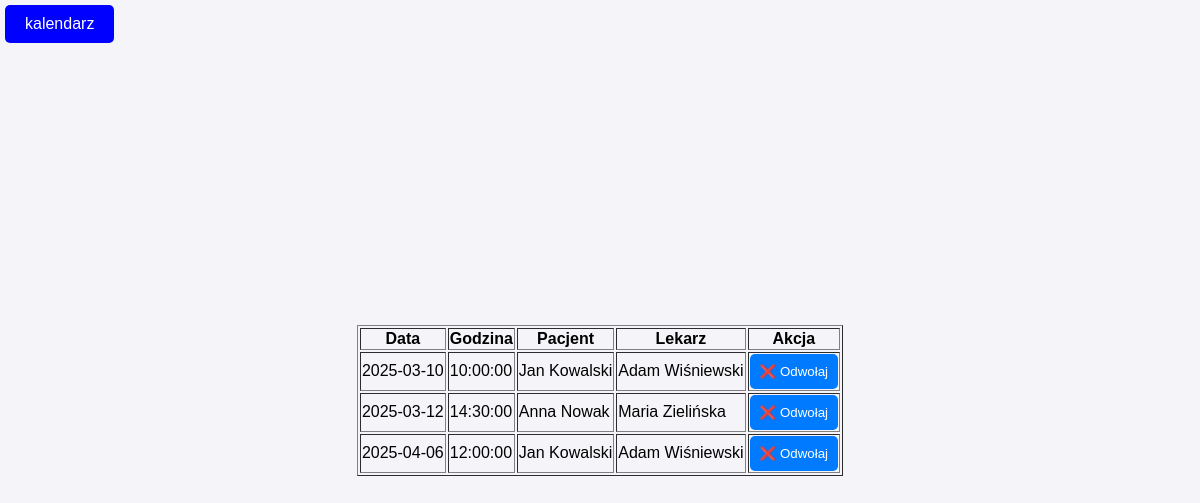
Page /cal/appointments_list.php on the committed database.
### tables this page shows
CREATE TABLE `wizyty` (
  `id_wizyty` int(11) NOT NULL,
  `id_pacjenta` int(11) NOT NULL,
  `id_lekarza` int(11) NOT NULL,
  `data_wizyty` date NOT NULL,
  `godzina` time NOT NULL
);

CREATE TABLE `pacjent` (
  `id_pacjenta` int(11) NOT NULL,
  `pesel` varchar(11) NOT NULL,
  `imie` varchar(50) NOT NULL,
  `nazwisko` varchar(50) NOT NULL,
  `wiek` int(11) DEFAULT NULL CHECK (`wiek` > 0 and `wiek` < 150),
  `plec` enum('M','K') NOT NULL,
  `mail` varchar(100) NOT NULL,
  `haslo` varchar(255) NOT NULL
);

CREATE TABLE `lekarz` (
  `id_lekarza` int(11) NOT NULL,
  `imie` varchar(50) NOT NULL,
  `nazwisko` varchar(50) NOT NULL,
  `specjalizacja` varchar(100) NOT NULL,
  `email` varchar(100) NOT NULL,
  `telefon` varchar(15) NOT NULL
);

### cal/appointments_list.php (the view, shortened to what this page needs)
<?php
include 'config.php';
try {
    $stmt = $conn->query("
        SELECT wizyty.id_wizyty, wizyty.data_wizyty, wizyty.godzina,
               pacjent.imie, pacjent.nazwisko, lekarz.imie AS lekarz_imie, lekarz.nazwisko AS lekarz_nazwisko
        FROM wizyty
        JOIN pacjent ON wizyty.id_pacjenta = pacjent.id_pacjenta
        JOIN lekarz ON wizyty.id_lekarza = lekarz.id_lekarza
        ORDER BY wizyty.data_wizyty ASC, wizyty.godzina ASC
    ");
    $wizyty = $stmt->fetchAll(PDO::FETCH_ASSOC);
} catch (PDOException $e) {
    die("Błąd bazy danych: " . $e->getMessage());
}
?>
<!DOCTYPE html>
<html lang="pl">
<head>
    <link rel="stylesheet" href="styles.css">
</head>
<body>
<a href="cal.html" class="button">kalendarz</a>
    <table border="1">
        <tr>
            <th>Data</th>
            <th>Godzina</th>
            <th>Pacjent</th>
            <th>Lekarz</th>
            <th>Akcja</th>
        </tr>
        <?php foreach ($wizyty as $wizyta): ?>
            <tr>
                <td><?= htmlspecialchars($wizyta['data_wizyty']) ?></td>
                <td><?= htmlspecialchars($wizyta['godzina']) ?></td>
                <td><?= htmlspecialchars($wizyta['imie'] . " " . $wizyta['nazwisko']) ?></td>
                <td><?= htmlspecialchars($wizyta['lekarz_imie'] . " " . $wizyta['lekarz_nazwisko']) ?></td>
                <td>
                    <button onclick="cancelAppointment(<?= $wizyta['id_wizyty'] ?>)">❌ Odwołaj</button>
                </td>
            </tr>
        <?php endforeach; ?>
    </table>
</body>
</html>

### cal/styles.css (style rules this page uses)
body { font-family: Arial, sans-serif; background-color: #f4f4f9; margin: 0; padding: 0; display: flex; justify-content: center; align-items: center; height: 100vh; }
button { width: 100%; padding: 10px; background-color: #007bff; color: #fff; border: none; border-radius: 5px; cursor: pointer; }

### cal/appointments_list.php (style rules this page uses)
body { margin: 0; padding: 0; height: 100vh; }
.button { background-color: blue; color: white; border: none; padding: 10px 20px; text-align: center; text-decoration: none; display: inline-block; font-size: 16px; cursor: pointer; border-radius: 5px; position: absolute; top: 5px; left: 5px; }

### rows in the picture
wizyty: data_wizyty "2025-03-10", godzina "10:00:00", id_pacjenta.nazwisko "Jan Kowalski", id_lekarza.nazwisko "Adam Wiśniewski"
wizyty: data_wizyty "2025-03-12", godzina "14:30:00", id_pacjenta.nazwisko "Anna Nowak", id_lekarza.nazwisko "Maria Zielińska"
wizyty: data_wizyty "2025-04-06", godzina "12:00:00", id_pacjenta.nazwisko "Jan Kowalski", id_lekarza.nazwisko "Adam Wiśniewski"
